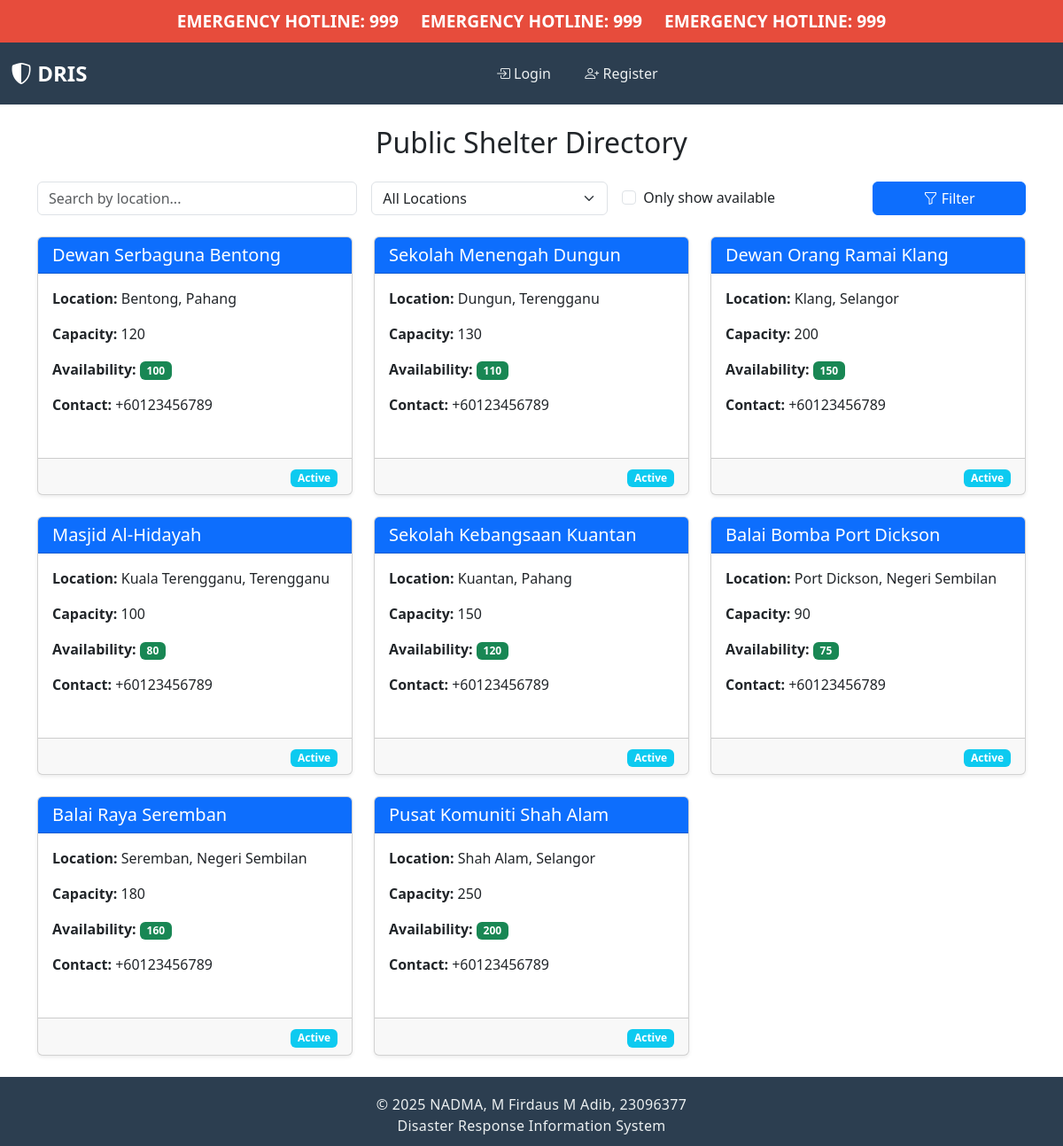
The page /shelters/ on the database its author committed.
### core/models.py (models this page shows, shortened)
class Shelter(models.Model):
    name = models.CharField(max_length=100)
    location = models.CharField(max_length=255)
    capacity = models.IntegerField(validators=[MinValueValidator(0)])
    availability = models.IntegerField(validators=[MinValueValidator(0)])
    contact_info = models.CharField(max_length=255, blank=True)
    is_active = models.BooleanField(default=True)

### core/views.py (the view)
# urls.py: path("shelters/", views.shelter_directory, name="shelter_directory"),
def shelter_directory(request):
    location_query = request.GET.get("location", "")
    only_available = request.GET.get("available", "") == "on"
    shelters = Shelter.objects.filter(is_active=True)
    if location_query:
        shelters = shelters.filter(location__icontains=location_query)
    if only_available:
        shelters = shelters.filter(availability__gt=0)
    shelters = shelters.order_by("location", "name")
    unique_locations = (
        Shelter.objects.filter(is_active=True)
        .values_list("location", flat=True)
        .distinct()
        .order_by("location")
    )
    return render(
        request,
        "shelter/directory.html",
        {
            "shelters": shelters,
            "location_query": location_query,
            "only_available": only_available,
            "unique_locations": unique_locations,
        },
    )

### core/templates/shelter/directory.html (shortened to what this page needs)
{% extends "core/home.html" %}
{% block content %}
<div class="container mt-4">
    <h2 class="mb-4 text-center">Public Shelter Directory</h2>
    <form method="get" class="row g-3 mb-4" aria-label="Shelter Filter">
        <div class="col-md-5 col-lg-4">
            <input type="text" name="location" id="location-search" class="form-control" placeholder="Search by location..." value="{{ location_query }}">
        </div>
        <div class="col-md-4 col-lg-3">
            <select name="location" id="location-dropdown" class="form-select" aria-label="Select location">
                <option value="">All Locations</option>
            </select>
        </div>
        <div class="col-md-3 col-lg-3 d-flex align-items-center">
            <div class="form-check">
                <input class="form-check-input" type="checkbox" name="available" id="available" {% if only_available %}checked{% endif %}>
                <label class="form-check-label" for="available">
                    Only show available
                </label>
            </div>
        </div>
        <div class="col-md-12 col-lg-2">
            <button type="submit" class="btn btn-primary w-100" aria-label="Filter shelters">
                <i class="bi bi-funnel"></i> Filter
            </button>
        </div>
    </form>
    <div class="row">
        {% if shelters %}
            {% for shelter in shelters %}
                <div class="col-md-6 col-lg-4 mb-4">
                    <div class="card h-100 shadow-sm">
                        <div class="card-header bg-primary text-white d-flex justify-content-between align-items-center">
                            <h5 class="mb-0">{{ shelter.name }}</h5>
                        </div>
                        <div class="card-body">
                            <p><strong>Location:</strong> {{ shelter.location }}</p>
                            <p><strong>Capacity:</strong> {{ shelter.capacity }}</p>
                            <p><strong>Availability:</strong>
                                {% if shelter.availability > 0 %}
                                    <span class="badge bg-success" aria-label="Available spots">{{ shelter.availability }}</span>
                                {% else %}
                                    <span class="badge bg-danger" aria-label="Full">Full</span>
                                {% endif %}
                            </p>
                            {% if shelter.contact_info %}
                                <p><strong>Contact:</strong> {{ shelter.contact_info }}</p>
                            {% endif %}
                        </div>
                        <div class="card-footer text-end">
                            {% if shelter.is_active %}
                                <span class="badge bg-info" aria-label="Active">Active</span>
                            {% else %}
                                <span class="badge bg-secondary" aria-label="Inactive">Inactive</span>
                            {% endif %}
                        </div>
                    </div>
                </div>
            {% endfor %}
        {% else %}
            <div class="col-12">
                <div class="alert alert-warning text-center" role="alert">
                    No shelters found.
                </div>
            </div>
        {% endif %}
    </div>
</div>
{% endblock %}

### rows shown on the page
Shelter: name "Dewan Serbaguna Bentong", location "Bentong, Pahang", capacity "120", availability "100", contact_info "+60123456789", is_active "Active"
Shelter: name "Sekolah Menengah Dungun", location "Dungun, Terengganu", capacity "130", availability "110", contact_info "+60123456789", is_active "Active"
Shelter: name "Dewan Orang Ramai Klang", location "Klang, Selangor", capacity "200", availability "150", contact_info "+60123456789", is_active "Active"
Shelter: name "Masjid Al-Hidayah", location "Kuala Terengganu, Terengganu", capacity "100", availability "80", contact_info "+60123456789", is_active "Active"
Shelter: name "Sekolah Kebangsaan Kuantan", location "Kuantan, Pahang", capacity "150", availability "120", contact_info "+60123456789", is_active "Active"
Shelter: name "Balai Bomba Port Dickson", location "Port Dickson, Negeri Sembilan", capacity "90", availability "75", contact_info "+60123456789", is_active "Active"
Shelter: name "Balai Raya Seremban", location "Seremban, Negeri Sembilan", capacity "180", availability "160", contact_info "+60123456789", is_active "Active"
Shelter: name "Pusat Komuniti Shah Alam", location "Shah Alam, Selangor", capacity "250", availability "200", contact_info "+60123456789", is_active "Active"
